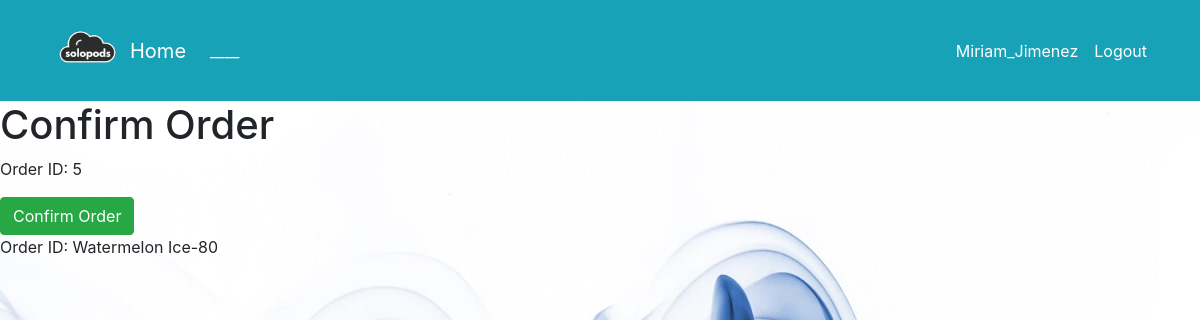
The page /order/confirm/5/ (signed in) on the database as committed earlier.
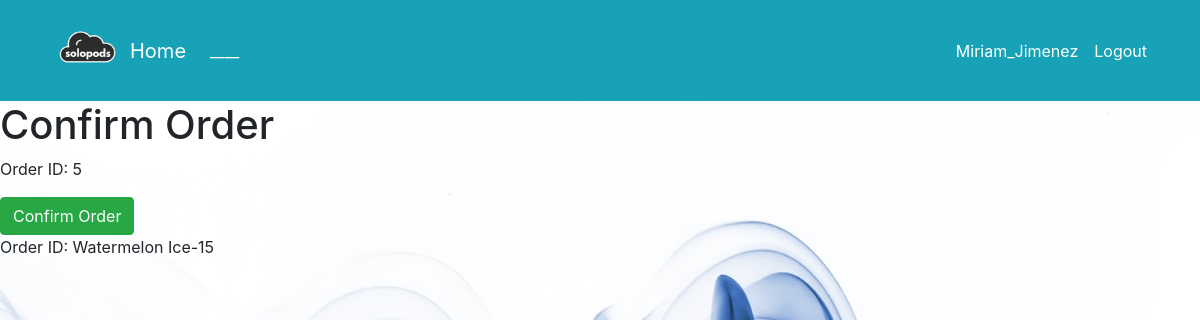
The same page on the database as committed later.
### dashboard/models.py (models this page shows, shortened)
class Order(models.Model):
    product = models.ForeignKey(Product, on_delete=models.CASCADE, null=True)
    staff = models.ForeignKey(User, models.CASCADE, null=True)
    order_quantity = models.PositiveIntegerField(null=True)
    date = models.DateTimeField(auto_now_add=True)
    class Meta:
        verbose_name_plural = 'Order'
    confirmed = models.BooleanField(default=False)

class Product(models.Model):
    name = models.CharField(max_length=100, null=True)
    category = models.CharField(max_length=20, choices=CATEGORY, null=True)
    quantity = models.PositiveIntegerField(null=True)
    iva_rate = models.DecimalField(max_digits=5, decimal_places=2, null=True)
    class Meta:
        verbose_name_plural = 'Product'
    def __str__(self):
        return f'{self.name}-{self.quantity}'

### dashboard/views.py (the view)
# urls.py: path('order/confirm/<int:pk>/', views.confirm_order, name='confirm-order'),
@login_required
def confirm_order(request, pk):
    order = get_object_or_404(Order, id=pk)
    if request.method == 'POST':
        order.confirmed = True
        order.save()
        product = order.product
        if order.order_quantity <= product.quantity:
            product.quantity -= order.order_quantity
            product.save()
            messages.success(request, f'Order {order.id} has been confirmed successfully.')
            return redirect('dashboard-order')
        else:
            return HttpResponseBadRequest("Not enough quantity in stock.")
    elif request.method == 'GET':
        context = {
            'order': order,
        }
        return render(request, 'dashboard/confirm_order.html', context)
    else:
        return HttpResponseBadRequest("Invalid request method")

### templates/dashboard/confirm_order.html (shortened to what this page needs)
{% extends 'partials/base.html' %}
{% load crispy_forms_tags %}
{% block content %}
    <h1>Confirm Order</h1>
    <p>Order ID: {{ order.id }}</p>
    <form method="POST" action="{% url 'confirm-order' order.id %}">
        <input type="submit" class="btn btn-success" value="Confirm Order">
        <p>Order ID: {{ order.product }}</p>
    </form>
{% endblock %}

Rows that differ between the two databases and show on the page:
changed Order id 5: product "Watermelon Ice-80" → "Watermelon Ice-15"
